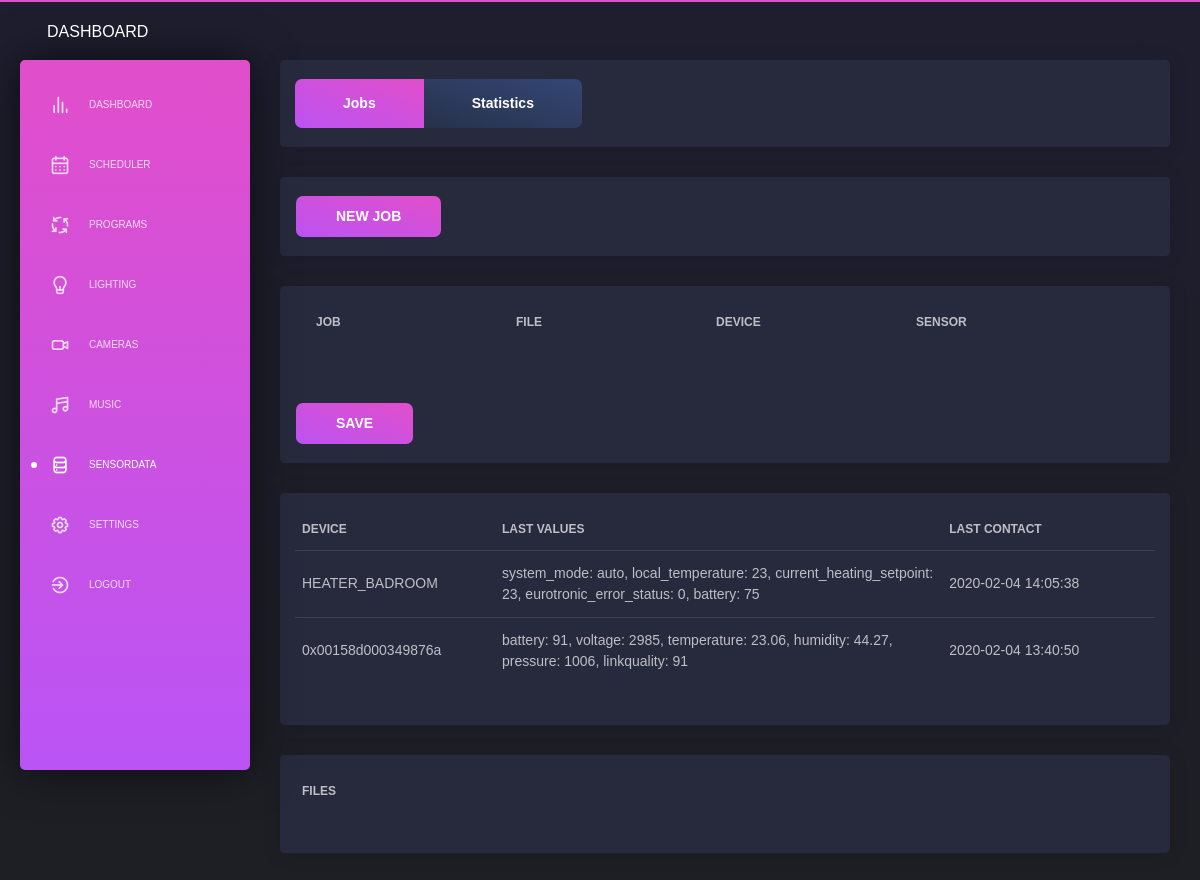
The app's page /sensordata/jobs (signed in), older data.
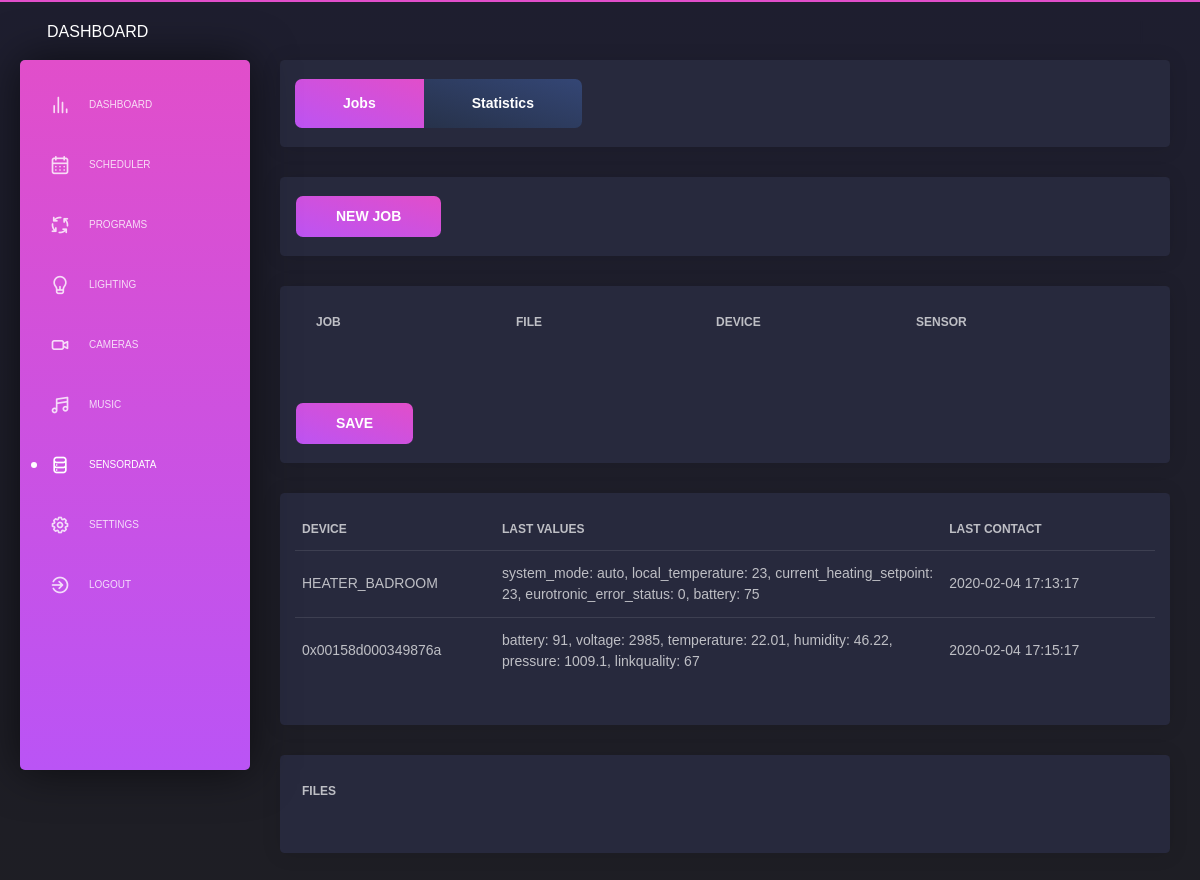
The same page, newer data.
### app/database/models.py (models this page shows)
class Devices(db.Model):
    __tablename__ = 'devices'
    id                            = db.Column(db.Integer, primary_key=True, autoincrement = True)
    name                          = db.Column(db.String(50), unique=True)
    gateway                       = db.Column(db.String(50))
    ieeeAddr                      = db.Column(db.String(50), unique=True)
    model                         = db.Column(db.String(50))
    device_type                   = db.Column(db.String(50))
    description                   = db.Column(db.String(200))
    input_values                  = db.Column(db.String(200))
    input_events                  = db.Column(db.String(200))
    commands                      = db.Column(db.String(200))
    commands_json                 = db.Column(db.String(200))
    last_contact                  = db.Column(db.String(50))
    last_values_json              = db.Column(db.String(200))
    last_values_string            = db.Column(db.String(200))
    exception_option              = db.Column(db.String(50), server_default=("None"))
    exception_setting             = db.Column(db.String(50), server_default=("None"))
    exception_sensor_ieeeAddr     = db.Column(db.String(50), server_default=("None"))
    exception_sensor_input_values = db.Column(db.String(50), server_default=("None"))
    exception_value_1             = db.Column(db.String(50), server_default=("None"))
    exception_value_2             = db.Column(db.String(50), server_default=("None"))
    exception_value_3             = db.Column(db.String(50), server_default=("None"))

### app/sites/sensordata_jobs.py (the view, shortened to what this page needs)
@app.route('/sensordata/jobs', methods=['GET', 'POST'])
@login_required
@permission_required
def sensordata_jobs():
    page_title       = 'Smarthome | Sensordata | Jobs'
    page_description = 'The sensordata jobs configuration page.'
    success_message_change_settings = []
    error_message_change_settings   = []
    success_message_add_job         = False
    error_message_add_job           = []
    error_message_datafile          = ""
    if session.get('delete_job_success', None) != None:
        success_message_change_settings.append(session.get('delete_job_success'))
        session['delete_job_success'] = None
    if session.get('delete_job_error', None) != None:
        error_message_change_settings.append(session.get('delete_job_error'))
        session['delete_job_error'] = None
    if session.get('error_download_datafile', None) != None:
        error_message_datafile = session.get('error_download_datafile')
        session['error_download_datafile'] = None
    """ ######### """
    """  add job  """
    """ ######### """
    if request.form.get("add_sensordata_job") != None:
        result = ADD_SENSORDATA_JOB()
        if result != True:
            error_message_add_job.append(result)
        else:
            success_message_add_job = True
    """ ############ """
    """  table jobs  """
    """ ############ """
    list_sensordata_jobs  = GET_ALL_SENSORDATA_JOBS()
    dropdown_list_devices = GET_ALL_DEVICES("sensors")
    list_sensordata_files = GET_SENSORDATA_FILES()
    list_sensors          = GET_ALL_DEVICES("sensors")
    data = {'navigation': 'sensordata'}
    timestamp = str(datetime.datetime.now().strftime("%Y-%m-%d %H:%M:%S"))
    try:
        device_1_input_values = "Sensor,------------------," + GET_DEVICE_BY_ID(1).input_values
        device_1_input_values = device_1_input_values.replace(" ", "")
    except:
        device_1_input_values = ""
    try:
        device_2_input_values = "Sensor,------------------," + GET_DEVICE_BY_ID(2).input_values
        device_2_input_values = device_2_input_values.replace(" ", "")
    except:
        device_2_input_values = ""
    try:
        device_3_input_values = "Sensor,------------------," + GET_DEVICE_BY_ID(3).input_values
        device_3_input_values = device_3_input_values.replace(" ", "")
    except:
        device_3_input_values = ""
    try:
        device_4_input_values = "Sensor,------------------," + GET_DEVICE_BY_ID(4).input_values
        device_4_input_values = device_4_input_values.replace(" ", "")
    except:
        device_4_input_values = ""
    try:
        device_5_input_values = "Sensor,------------------," + GET_DEVICE_BY_ID(5).input_values
        device_5_input_values = device_5_input_values.replace(" ", "")
    except:
        device_5_input_values = ""
    try:
        device_6_input_values = "Sensor,------------------," + GET_DEVICE_BY_ID(6).input_values
        device_6_input_values = device_6_input_values.replace(" ", "")
    except:
        device_6_input_values = ""
    try:
        device_7_input_values = "Sensor,------------------," + GET_DEVICE_BY_ID(7).input_values
        device_7_input_values = device_7_input_values.replace(" ", "")
    except:
        device_7_input_values = ""
    try:
        device_8_input_values = "Sensor,------------------," + GET_DEVICE_BY_ID(8).input_values
        device_8_input_values = device_8_input_values.replace(" ", "")
    except:
        device_8_input_values = ""
    try:
        device_9_input_values = "Sensor,------------------," + GET_DEVICE_BY_ID(9).input_values
        device_9_input_values = device_9_input_values.replace(" ", "")
    except:
        device_9_input_values = ""
    try:
        device_10_input_values = "Sensor,------------------," + GET_DEVICE_BY_ID(10).input_values
        device_10_input_values = device_10_input_values.replace(" ", "")
    except:
        device_10_input_values = ""
    try:
        device_11_input_values = "Sensor,------------------," + GET_DEVICE_BY_ID(11).input_values
        device_11_input_values = device_11_input_values.replace(" ", "")
    except:
        device_11_input_values = ""
    try:
        device_12_input_values = "Sensor,------------------," + GET_DEVICE_BY_ID(12).input_values
        device_12_input_values = device_12_input_values.replace(" ", "")
    except:
        device_12_input_values = ""
    try:
        device_13_input_values = "Sensor,------------------," + GET_DEVICE_BY_ID(13).input_values
        device_13_input_values = device_13_input_values.replace(" ", "")
    except:
        device_13_input_values = ""
    try:
        device_14_input_values = "Sensor,------------------," + GET_DEVICE_BY_ID(14).input_values
        device_14_input_values = device_14_input_values.replace(" ", "")
    except:
        device_14_input_values = ""
    try:
        device_15_input_values = "Sensor,------------------," + GET_DEVICE_BY_ID(15).input_values
        device_15_input_values = device_15_input_values.replace(" ", "")
    except:
        device_15_input_values = ""
    try:
        device_16_input_values = "Sensor,------------------," + GET_DEVICE_BY_ID(16).input_values
        device_16_input_values = device_16_input_values.replace(" ", "")
    except:
        device_16_input_values = ""
    try:
        device_17_input_values = "Sensor,------------------," + GET_DEVICE_BY_ID(17).input_values
        device_17_input_values = device_17_input_values.replace(" ", "")
    except:
        device_17_input_values = ""
    try:
        device_18_input_values = "Sensor,------------------," + GET_DEVICE_BY_ID(18).input_values
        device_18_input_values = device_18_input_values.replace(" ", "")
    except:
        device_18_input_values = ""
    try:
        device_19_input_values = "Sensor,------------------," + GET_DEVICE_BY_ID(19).input_values
        device_19_input_values = device_19_input_values.replace(" ", "")
    except:
        device_19_input_values = ""
    try:
        device_20_input_values = "Sensor,------------------," + GET_DEVICE_BY_ID(20).input_values
        device_20_input_values = device_20_input_values.replace(" ", "")
    except:
        device_20_input_values = ""
    try:
        device_21_input_values = "Sensor,------------------," + GET_DEVICE_BY_ID(21).input_values
        device_21_input_values = device_21_input_values.replace(" ", "")
    except:
        device_21_input_values = ""
    try:
        device_22_input_values = "Sensor,------------------," + GET_DEVICE_BY_ID(22).input_values
        device_22_input_values = device_22_input_values.replace(" ", "")
    except:
        device_22_input_values = ""
    try:
        device_23_input_values = "Sensor,------------------," + GET_DEVICE_BY_ID(23).input_values
        device_23_input_values = device_23_input_values.replace(" ", "")
    except:
        device_23_input_values = ""
    try:
        device_24_input_values = "Sensor,------------------," + GET_DEVICE_BY_ID(24).input_values
        device_24_input_values = device_24_input_values.replace(" ", "")
    except:
        device_24_input_values = ""
    try:
        device_25_input_values = "Sensor,------------------," + GET_DEVICE_BY_ID(25).input_values
        device_25_input_values = device_25_input_values.replace(" ", "")
    except:
        device_25_input_values = ""
    return render_template('layouts/default.html',
                            data=data,
                            title=page_title,
                            description=page_description,
                            content=render_template( 'pages/sensordata_jobs.html',
                                                    success_message_change_settings=success_message_change_settings,
                                                    error_message_change_settings=error_message_change_settings,
                                                    success_message_add_job=success_message_add_job,
                                                    error_message_add_job=error_message_add_job,
                                                    error_message_datafile=error_message_datafile,
                                                    list_sensordata_jobs=list_sensordata_jobs,
                                                    dropdown_list_devices=dropdown_list_devices,
                                                    list_sensordata_files=list_sensordata_files,
                                                    list_sensors=list_sensors,
                                                    device_1_input_values=device_1_input_values,
                                                    device_2_input_values=device_2_input_values,
                                                    device_3_input_values=device_3_input_values,
                                                    device_4_input_values=device_4_input_values,
                                                    device_5_input_values=device_5_input_values,
                                                    device_6_input_values=device_6_input_values,
                                                    device_7_input_values=device_7_input_values,
                                                    device_8_input_values=device_8_input_values,
                                                    device_9_input_values=device_9_input_values,
                                                    device_10_input_values=device_10_input_values,
                                                    device_11_input_values=device_11_input_values,
                                                    device_12_input_values=device_12_input_values,
                                                    device_13_input_values=device_13_input_values,
                                                    device_14_input_values=device_14_input_values,
                                                    device_15_input_values=device_15_input_values,
                                                    device_16_input_values=device_16_input_values,
                                                    device_17_input_values=device_17_input_values,
                                                    device_18_input_values=device_18_input_values,
                                                    device_19_input_values=device_19_input_values,
                                                    device_20_input_values=device_20_input_values,
                                                    device_21_input_values=device_21_input_values,
                                                    device_22_input_values=device_22_input_values,
                                                    device_23_input_values=device_23_input_values,
                                                    device_24_input_values=device_24_input_values,
                                                    device_25_input_values=device_25_input_values,
                                                    timestamp=timestamp,
                                                    )
                           )

### app/templates/pages/sensordata_jobs.html (shortened to what this page needs)
      <div class="content">
        <div class="row">
          <div class="col-md-12">
            <div class="card ">
              <div class="card-footer">
                <div class="btn-group flex-wrap" role="group" aria-label="Basic example">
                  <a href="/sensordata/jobs" class="btn btn-primary btn-lg" role="button" aria-pressed="true">Jobs</a>
                  <a href="/sensordata/statistics" class="btn btn-secondary btn-lg" role="button" aria-pressed="true">Statistics</a>
                </div>
              </div>
            </div>
            <div class="card">
              <form method="POST">
                <div class="card-footer">
                  <button type="submit" onclick="window.location.href='/sensordata/jobs#'" name="add_sensordata_job" class="btn btn-fill btn-primary">NEW JOB</button>
                </div>
              </form>
            </div>
            <div class="card ">
              <form method="POST">
                <div class="card-body">
                  <div class="table-responsive">
                    <table class="table tablesorter">
                      <thead>
                        <th scope="col" style="width:3%"></th>
                        <th scope="col" style="width:18%" class="minwidth_200">Job</th>
                        <th scope="col" style="width:18%" class="minwidth_200">File</th>
                        <th scope="col" style="width:18%" class="minwidth_200">Device</th>
                        <th scope="col" style="width:18%" class="minwidth_200">Sensor</th>
                        <th></th>
                        <th scope="col" style="width:15%" class="minwidth_100"></th>
                      </thead>
                    </table>
                  </div>
                </div>
                <div class="card-footer">
                  <button type="submit" onclick="window.location.href='/sensordata/jobs#table_sensordata_jobs'" name="save_sensordata_jobs_settings" class="btn btn-fill btn-primary">SAVE</button>
                </div>
              </form>
            </div>
            <div class="card ">
              <div class="card-body">
                <div class="table-responsive">
                  <table class="table tablesorter">
                    <thead>
                      <th scope="col" style="width:20%" class="minwidth_200">Device</th>
                      <th scope="col" style="width:55%" class="minwidth_300">Last Values</th>
                      <th scope="col" style="width:25%" class="minwidth_200">Last Contact</th>
                    </thead>
                    <tbody>
                      {% for entry in list_sensors %}
                      <tr>
                        <td>
                          {{ entry.name }}
                        </td>
                        <td>
                          {{ entry.last_values_string }}
                        </td>
                        <td>
                          {{ entry.last_contact }}
                        </td>
                      </tr>
                      {% endfor %}
                    </tbody>
                  </table>
                </div>
              </div>
            </div>
            <div class="card ">
              <div class="card-body">
                {% if list_plants_datafiles != "No Files founded" %}
                  <div class="table-responsive">
                    <table class="table tablesorter">
                      <thead>
                        <th scope="col" style="width:77%" class="minwidth_200">Files</th>
                        <th scope="col" style="width:10%"></th>
                        <th scope="col" style="width:10%"></th>
                      </thead>
                    </table>
                  </div>
                {% else %}
                  {{ list_sensordata_files }}
                {% endif %}
              </div>
            </div>
          </div>
        </div>
      </div>

Row changes from the older to the newer data that the page shows:
changed Devices "HEATER_BADROOM": last_contact "2020-02-04 14:05:38" → "2020-02-04 17:13:17"
changed Devices: last_values_string "battery: 91, voltage: 2985, temperature: 23.06, humidity: 44.27, pressure: 1006, linkquality: 91" → "battery: 91, voltage: 2985, temperature: 22.01, humidity: 46.22, pressure: 1009.1, linkquality: 67"; last_contact "2020-02-04 13:40:50" → "2020-02-04 17:15:17"
